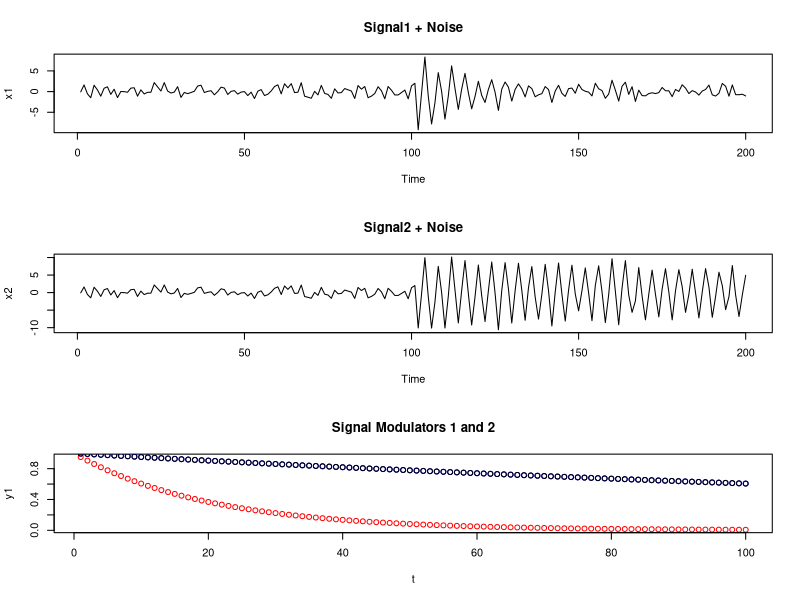

Source code (R):
#Simulate two series using sinusoidal functions for earthquakes and/or explosions 

par(mfrow=c(3,1))
s1<-c(rep(0,100),10*exp(-(1:100)/20)*cos(2*pi*1:100/4)) #signal 1
s2<-c(rep(0,100),10*exp(-(1:100)/200)*cos(2*pi*1:100/4)) #signal 2
w<-rnorm(200)  #noise
x1<-s1+w  #signal1 + noise
x2<-s2+w  #signal2 + noise
ts.plot(x1,main="Signal1 + Noise")
ts.plot(x2,main="Signal2 + Noise")

#plotting signal modulators
t<-c(1:100)
y1<-exp(-t/20)
y2<-exp(-t/200)
plot(t,y1,main="Signal Modulators 1 and 2",col="red")
points(t,y2,col="blue")
points(t,y2)
